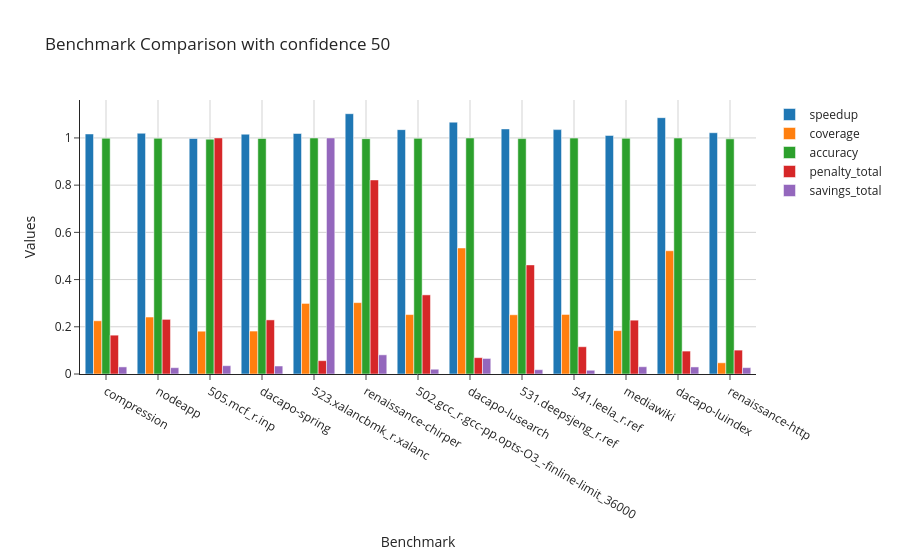

Notebook code for this chart:
### Markdown cell above
#### 2.2.2 Barchart

### Code cell
pio.templates.default = "simple_white"

y_cols = {"speedup","coverage","accuracy","penalty_total","savings_total"}
confidence=50
base = pd.read_csv(f"results/baseCase_delay8/results.csv")

df=pd.DataFrame()
fig=go.Figure()

for file in os.listdir(data["result_path"]):
    if not "base" in file:
        file_path = os.path.join(data["result_path"],file)
        temp=pd.read_csv(file_path)
        print(file)
        name_bench=file[:-4][8:]
        temp["benchmark"]= name_bench
        base_ipc = base.loc[base["benchmark"]==name_bench,"ipc"].iloc[0]
        temp["ipc"]= temp["ipc"] / base_ipc
        df = pd.concat([df,temp], ignore_index=True)



df.reset_index()
df=df[df["confidence"]==confidence]

### Transform table
df=df.rename(columns={"ipc":"speedup"})
df["penalty_total"]=df["penalty_total"]/df["penalty_total"].max()
df["savings_total"]=df["savings_total"]/df["savings_total"].max()



for col in y_cols:
    fig.add_bar(
        x=df["benchmark"],
        y=df[col],
        name=col
    )


fig.update_layout(
    barmode="group", 
    title=f"Benchmark Comparison with confidence {confidence}",
    xaxis_title="Benchmark",
    yaxis_title="Values"
)


fig.update_xaxes(showgrid=True, gridcolor="lightgray", gridwidth=1)
fig.update_yaxes(showgrid=True, gridcolor="lightgray", gridwidth=1)

fig.show()

### Figure 1 — Plotly figure (JSON) as saved in the notebook; plotly's stock layout.template omitted (floating-point values rounded to 4 significant figures)
{"data": [{"name": "speedup", "type": "bar", "x": ["compression", "nodeapp", "505.mcf_r.inp", "dacapo-spring", "523.xalancbmk_r.xalanc", "renaissance-chirper", "502.gcc_r.gcc-pp.opts-O3_-finline-limit_36000", "dacapo-lusearch", "531.deepsjeng_r.ref", "541.leela_r.ref", "mediawiki", "dacapo-luindex", "renaissance-http"], "y": [1.017, 1.02, 0.9975, 1.016, 1.019, 1.103, 1.035, 1.067, 1.038, 1.035, 1.011, 1.086, 1.022]}, {"name": "coverage", "type": "bar", "x": ["compression", "nodeapp", "505.mcf_r.inp", "dacapo-spring", "523.xalancbmk_r.xalanc", "renaissance-chirper", "502.gcc_r.gcc-pp.opts-O3_-finline-limit_36000", "dacapo-lusearch", "531.deepsjeng_r.ref", "541.leela_r.ref", "mediawiki", "dacapo-luindex", "renaissance-http"], "y": [0.2254, 0.2413, 0.1813, 0.1819, 0.2989, 0.3024, 0.2517, 0.5339, 0.2509, 0.2522, 0.1838, 0.5221, 0.0475]}, {"name": "accuracy", "type": "bar", "x": ["compression", "nodeapp", "505.mcf_r.inp", "dacapo-spring", "523.xalancbmk_r.xalanc", "renaissance-chirper", "502.gcc_r.gcc-pp.opts-O3_-finline-limit_36000", "dacapo-lusearch", "531.deepsjeng_r.ref", "541.leela_r.ref", "mediawiki", "dacapo-luindex", "renaissance-http"], "y": [0.9986, 0.9987, 0.9948, 0.9978, 0.9998, 0.9969, 0.9982, 0.9998, 0.9971, 0.9993, 0.9983, 0.9996, 0.996]}, {"name": "penalty_total", "type": "bar", "x": ["compression", "nodeapp", "505.mcf_r.inp", "dacapo-spring", "523.xalancbmk_r.xalanc", "renaissance-chirper", "502.gcc_r.gcc-pp.opts-O3_-finline-limit_36000", "dacapo-lusearch", "531.deepsjeng_r.ref", "541.leela_r.ref", "mediawiki", "dacapo-luindex", "renaissance-http"], "y": [0.1645, 0.2314, 1.0, 0.2292, 0.05646, 0.8221, 0.3352, 0.06931, 0.4622, 0.1155, 0.228, 0.09706, 0.1012]}, {"name": "savings_total", "type": "bar", "x": ["compression", "nodeapp", "505.mcf_r.inp", "dacapo-spring", "523.xalancbmk_r.xalanc", "renaissance-chirper", "502.gcc_r.gcc-pp.opts-O3_-finline-limit_36000", "dacapo-lusearch", "531.deepsjeng_r.ref", "541.leela_r.ref", "mediawiki", "dacapo-luindex", "renaissance-http"], "y": [0.03009, 0.02677, 0.03521, 0.03385, 1.0, 0.08121, 0.02026, 0.06585, 0.01822, 0.01585, 0.03079, 0.02992, 0.02697]}], "layout": {"barmode": "group", "title": {"text": "Benchmark Comparison with confidence 50"}, "xaxis": {"gridcolor": "lightgray", "gridwidth": 1, "showgrid": true, "title": {"text": "Benchmark"}}, "yaxis": {"gridcolor": "lightgray", "gridwidth": 1, "showgrid": true, "title": {"text": "Values"}}}}
